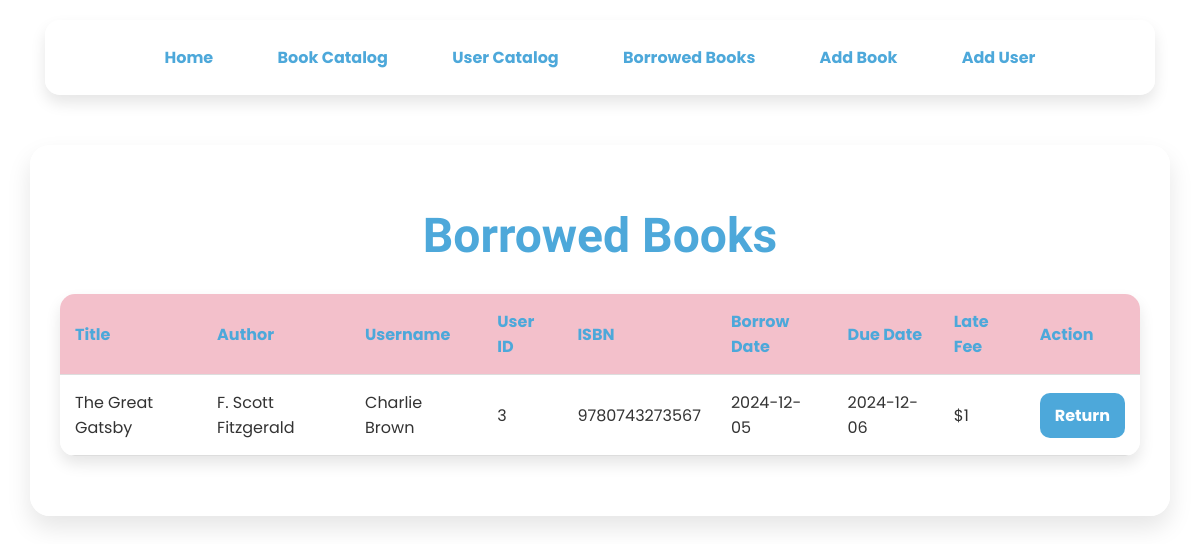
The app's page /borrowed_books, older data.
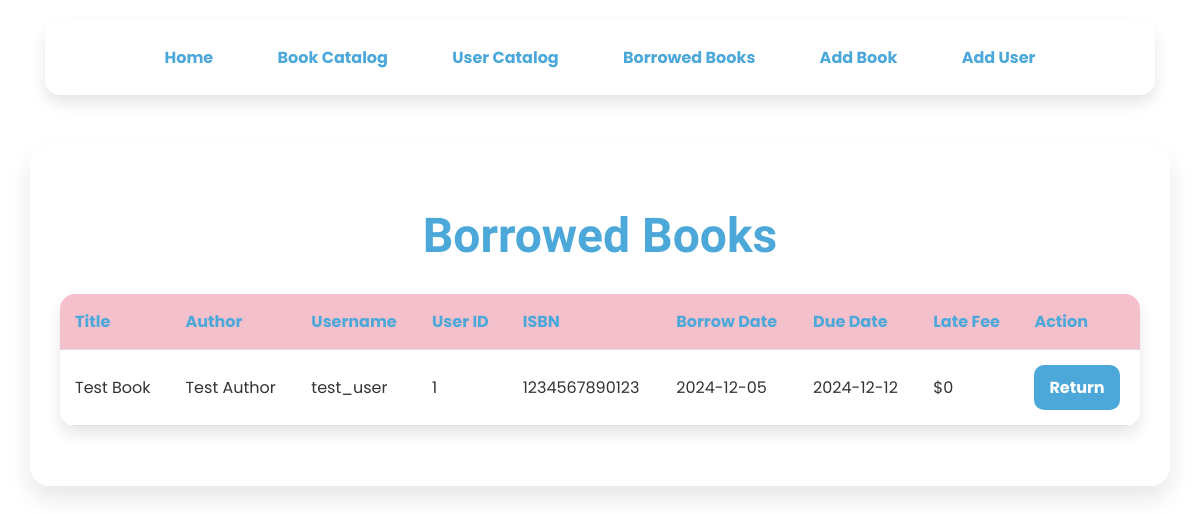
The same page, newer data.
### app/models.py (models this page shows, shortened)
class Borrow(db.Model):
    id = db.Column(db.Integer, primary_key=True)
    book_id = db.Column(db.Integer, db.ForeignKey('book.id'), nullable=False)
    user_id = db.Column(db.Integer, db.ForeignKey('user.id'), nullable=False)
    borrow_date = db.Column(db.DateTime, nullable=False, default=datetime.utcnow)
    return_date = db.Column(db.DateTime, nullable=True)
    due_date = db.Column(db.DateTime, nullable=False, default=lambda: datetime.utcnow() + timedelta(days=14))
    def late_fee(self):
        if not self.return_date:
            return_date = datetime.now()
        else:
            return_date = self.return_date
        if return_date > self.due_date:
            days_late = (return_date - self.due_date).days
            return days_late * 1  # Late fee of $1 per day
        return 0

class Book(db.Model):
    id = db.Column(db.Integer, primary_key=True)
    title = db.Column(db.String(150), nullable=False)
    author = db.Column(db.String(150), nullable=False)
    isbn = db.Column(db.String(13), unique=True, nullable=False)
    quantity = db.Column(db.Integer, nullable=False, default=1)
    publication_year = db.Column(db.Integer, nullable=False)
    genre = db.Column(db.String(100), nullable=False)
    borrows = db.relationship('Borrow', backref='book', lazy=True)

class User(db.Model):
    id = db.Column(db.Integer, primary_key=True)
    name = db.Column(db.String(100), nullable=False)
    email = db.Column(db.String(100), nullable=False)
    phone_number = db.Column(db.String(20), nullable=True)
    birthdate = db.Column(db.Date, nullable=True)
    borrowed_books = relationship('Borrow', backref='user', cascade='all, delete-orphan')

### app/routes.py (the view)
@main.route('/borrowed_books')
def borrowed_books():
    borrowed_books = Borrow.query.filter_by(return_date=None).all()
    for borrow in borrowed_books:
        borrow.late_fee_amount = borrow.late_fee()
    return render_template('borrowed_books.html', borrowed_books=borrowed_books)

### app/templates/borrowed_books.html (shortened to what this page needs)
<!DOCTYPE html>
<html lang="en">
<head>
</head>
<body>
<nav>
    <a href="{{ url_for('main.home') }}">Home</a>
    <a href="{{ url_for('main.catalog') }}">Book Catalog</a>
    <a href="{{ url_for('main.users') }}">User Catalog</a>
    <a href="{{ url_for('main.borrowed_books') }}">Borrowed Books</a>
    <a href="{{ url_for('main.add_book') }}">Add Book</a>
    <a href="{{ url_for('main.add_user') }}">Add User</a>
</nav>
<div class="container">
    <h1>Borrowed Books</h1>
    <table>
        <thead>
        <tr>
            <th>Title</th>
            <th>Author</th>
            <th>Username</th>
            <th>User ID</th>
            <th>ISBN</th>
            <th>Borrow Date</th>
            <th>Due Date</th>
            <th>Late Fee</th>
            <th>Action</th>
        </tr>
        </thead>
        <tbody>
        {% for borrow in borrowed_books %}
        <tr>
            <td>{{ borrow.book.title }}</td>
            <td>{{ borrow.book.author }}</td>
            <td>{{ borrow.user.name }}</td>
            <td>{{ borrow.user_id }}</td>
            <td>{{ borrow.book.isbn }}</td>
            <td>{{ borrow.borrow_date.strftime('%Y-%m-%d') }}</td>
            <td>{{ borrow.due_date.strftime('%Y-%m-%d') }}</td>
            <td class="late-fee" data-borrow-id="{{ borrow.id }}">
                ${{ borrow.late_fee_amount }}
            </td>
            <td>
                {% if borrow.return_date %}
                <span>Returned</span>
                {% else %}
                <a href="#" class="btn return-btn" data-borrow-id="{{ borrow.id }}">Return</a>
                {% endif %}
            </td>
        </tr>
        {% endfor %}
        </tbody>
    </table>
</div>
</body>
</html>

Row changes from the older to the newer data that the page shows:
removed Borrow: book "The Great Gatsby", book.author "F. Scott Fitzgerald", user.name "Charlie Brown", user_id "3", book.isbn "9780743273567", borrow_date "2024-12-05", due_date "2024-12-06", late_fee_amount "1"
now on this page (row edited): Borrow: book "Test Book", book.author "Test Author", user.name "test_user", user_id "1", book.isbn "1234567890123", borrow_date "2024-12-05", due_date "2024-12-12", late_fee_amount "0"
